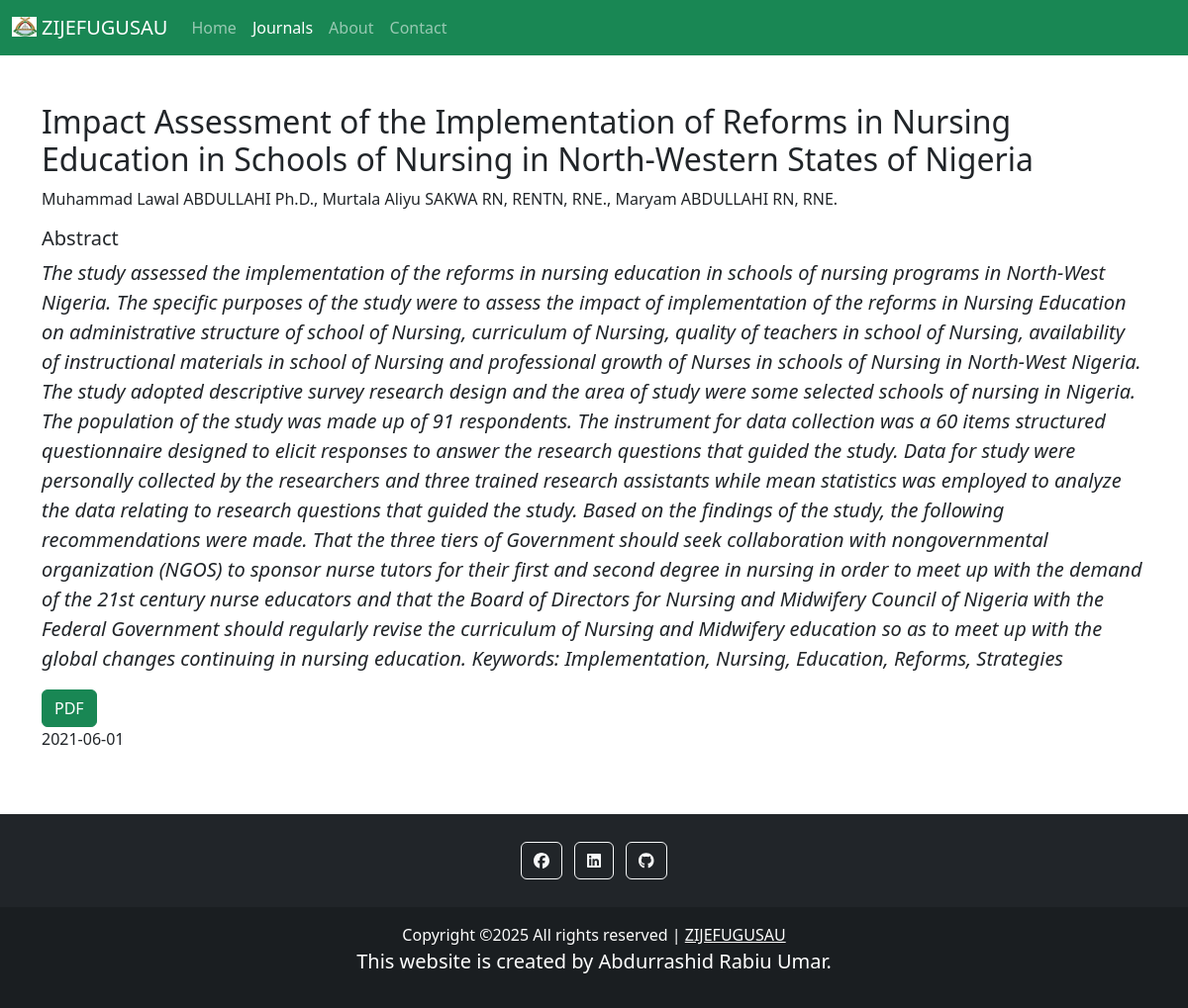
/read_article18.php, run on the app's committed database.
### tables this page shows
CREATE TABLE `articles` (
  `id` int(11) NOT NULL,
  `journals_id` int(11) NOT NULL,
  `author_name` varchar(300) NOT NULL,
  `article_name` varchar(300) NOT NULL,
  `abstract` text NOT NULL,
  `visible` tinyint(1) NOT NULL,
  `date` date NOT NULL,
  `pdf` varchar(300) NOT NULL
);

### read_article18.php (the view, shortened to what this page needs)
<?php
    require 'includes/connection.php';
?>
<!DOCTYPE html>
<html>
<head>
    <link rel='stylesheet' type='text/css' media='screen' href='css/styles.css'>
    <link rel='stylesheet' type='text/css' media='screen' href='css/bootstrap.css'>
    <link rel='stylesheet' type='text/css' media='screen' href='css/bootstrap.min.css'>
    <link rel='stylesheet' type='text/css' media='screen' href='fontawesome-free-6.2.0-web/css/all.css'>
    <link rel='stylesheet' type='text/css' media='screen' href='fontawesome-free-6.2.0-web/css/all.min.css'>
</head>
<body>
    <nav class="navbar navbar-dark bg-success navbar-expand-sm">
        <div class="container-fluid">
        <a class="navbar-brand" href="https://www.zijefugusau.com.ng"><img src="img/favicon.ico" alt=""style="height: 20px; width: 25px; margin-bottom: 5px; margin-right: 5px;">ZIJEFUGUSAU</a>
            <div class="collapse navbar-collapse" id="navbarNav">
                <ul class="navbar-nav">
                    <li class="nav-item">
                        <a class="nav-link" aria-current="page" href="index.php">Home</a>
                    </li>
                    <li class="nav-item">
                        <a class="nav-link active" aria-current="page" href="journals.php">Journals</a>
                    </li>
                    <li class="nav-item">
                        <a class="nav-link" aria-current="page" href="about.php">About</a>
                    </li>
                    <li class="nav-item">
                        <a class="nav-link" aria-current="page" href="contact.php">Contact</a>
                    </li>
                </ul>
            </div>
        </div>
    </nav>
    <div class="container mt-5 mb-5">
        <?php
            $query = "SELECT * FROM articles WHERE id = 18";
            $result = mysqli_query($conn, $query);
            while ($row = mysqli_fetch_assoc($result)){
                echo "<div class='row'>";
                    echo "<div class='col'>";
                        echo "<h2>{$row['article_name']}</h2>";
                        echo "<p>{$row['author_name']}</p>";
                        echo "<p class='h5'>Abstract</p>";
                        echo "<p class='lead fst-italic'>{$row['abstract']}</p>";
                        echo "<a href='pdf/{$row['pdf']}' class='btn btn-success'>PDF</a>";
                        echo "<p>{$row['date']}</p>";
                    echo "</div>";
                echo "</div>";
            }
        ?>
    </div>
    <footer class="bg-dark text-center text-white">
        <div class="container p-4 pb-0">
            <section class="mb-4">
            <a class="btn btn-outline-light btn-floating m-1" href="https://web.facebook.com/abdurrashid.rabiuumar.94" role="button">
                <i class="fab fa-facebook"></i>
            </a>
            <a class="btn btn-outline-light btn-floating m-1" href="https://www.linkedin.com/in/abdurrashid-rabiu-886220208/" role="button">
                <i class="fab fa-linkedin"></i>
            </a>
            <a class="btn btn-outline-light btn-floating m-1" href="https://github.com/Abdurrashid-Rabiu" role="button">
                <i class="fab fa-github"></i>
            </a>
            </section>
        </div>
        <div class="text-center p-3" style="background-color: rgba(0, 0, 0, 0.2);">
            Copyright &copy;<script>document.write(new Date().getFullYear());</script> All rights reserved | <a class="text-white" href="https://www.zijefugusau.com.ng">ZIJEFUGUSAU</a>
            <p class="lead">This website is created by Abdurrashid Rabiu Umar.</p>
        </div>
    </footer>
</body>
</html>

### css/styles.css (style rules this page uses)
img { height: 300px; width: 300px; }

### data on the page
articles: article_name "Impact Assessment of the Implementation of Reforms in Nursing Education in Schools of Nursing in North-Western States of Nigeria", author_name "Muhammad Lawal ABDULLAHI Ph.D., Murtala Aliyu SAKWA RN, RENTN, RNE., Maryam ABDULLAHI RN, RNE.", abstract "The study assessed the implementation of the reforms in nursing education in schools of nursing programs in North-West Nigeria. The specific purposes of the study were to assess the impact of implementation of the reforms in Nursing Education on administrative structure of school of Nursing, curriculum of Nursing, quality of teachers in school of Nursing, availability of instructional materials in school of Nursing and professional growth of Nurses in schools of Nursing in North-West Nigeria. The study adopted descriptive survey research design and the area of study were some selected schools of nursing in Nigeria. The population of the study was made up of 91 respondents. The instrument…", date "2021-06-01"
